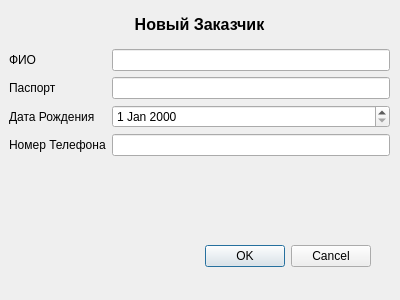
<?xml version="1.0" encoding="UTF-8"?>
<ui version="4.0">
 <class>newZakazchikdlg</class>
 <widget class="QDialog" name="newZakazchikdlg">
  <property name="geometry">
   <rect>
    <x>0</x>
    <y>0</y>
    <width>400</width>
    <height>300</height>
   </rect>
  </property>
  <property name="windowTitle">
   <string>Dialog</string>
  </property>
  <widget class="QDialogButtonBox" name="buttonBox">
   <property name="geometry">
    <rect>
     <x>30</x>
     <y>240</y>
     <width>341</width>
     <height>32</height>
    </rect>
   </property>
   <property name="orientation">
    <enum>Qt::Horizontal</enum>
   </property>
   <property name="standardButtons">
    <set>QDialogButtonBox::Cancel|QDialogButtonBox::Ok</set>
   </property>
  </widget>
  <widget class="QWidget" name="verticalLayoutWidget">
   <property name="geometry">
    <rect>
     <x>19</x>
     <y>9</y>
     <width>361</width>
     <height>31</height>
    </rect>
   </property>
   <layout class="QVBoxLayout" name="verticalLayout">
    <item>
     <widget class="QLabel" name="label">
      <property name="font">
       <font>
        <pointsize>12</pointsize>
        <weight>75</weight>
        <bold>true</bold>
       </font>
      </property>
      <property name="text">
       <string>Новый Заказчик</string>
      </property>
      <property name="alignment">
       <set>Qt::AlignCenter</set>
      </property>
     </widget>
    </item>
   </layout>
  </widget>
  <widget class="QWidget" name="formLayoutWidget">
   <property name="geometry">
    <rect>
     <x>9</x>
     <y>49</y>
     <width>381</width>
     <height>191</height>
    </rect>
   </property>
   <layout class="QFormLayout" name="formLayout">
    <item row="0" column="0">
     <widget class="QLabel" name="label_2">
      <property name="text">
       <string>ФИО</string>
      </property>
     </widget>
    </item>
    <item row="1" column="0">
     <widget class="QLabel" name="label_3">
      <property name="text">
       <string>Паспорт</string>
      </property>
     </widget>
    </item>
    <item row="2" column="0">
     <widget class="QLabel" name="label_4">
      <property name="text">
       <string>Дата Рождения</string>
      </property>
     </widget>
    </item>
    <item row="3" column="0">
     <widget class="QLabel" name="label_5">
      <property name="text">
       <string>Номер Телефона</string>
      </property>
     </widget>
    </item>
    <item row="0" column="1">
     <widget class="QLineEdit" name="FIOZ"/>
    </item>
    <item row="1" column="1">
     <widget class="QLineEdit" name="PASS"/>
    </item>
    <item row="3" column="1">
     <widget class="QLineEdit" name="NumberTel"/>
    </item>
    <item row="2" column="1">
     <widget class="QDateEdit" name="dateEdit"/>
    </item>
   </layout>
  </widget>
 </widget>
 <resources/>
 <connections>
  <connection>
   <sender>buttonBox</sender>
   <signal>accepted()</signal>
   <receiver>newZakazchikdlg</receiver>
   <slot>accept()</slot>
   <hints>
    <hint type="sourcelabel">
     <x>248</x>
     <y>254</y>
    </hint>
    <hint type="destinationlabel">
     <x>157</x>
     <y>274</y>
    </hint>
   </hints>
  </connection>
  <connection>
   <sender>buttonBox</sender>
   <signal>rejected()</signal>
   <receiver>newZakazchikdlg</receiver>
   <slot>reject()</slot>
   <hints>
    <hint type="sourcelabel">
     <x>316</x>
     <y>260</y>
    </hint>
    <hint type="destinationlabel">
     <x>286</x>
     <y>274</y>
    </hint>
   </hints>
  </connection>
 </connections>
</ui>
